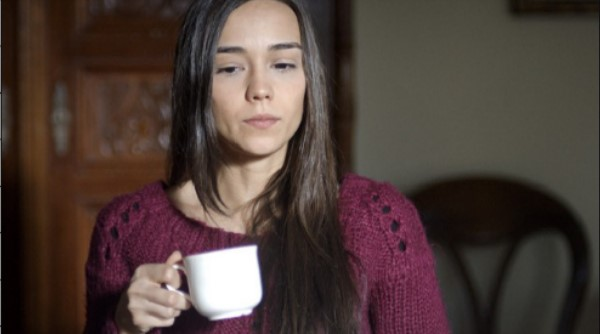
#> input picture VisualMaterials/Photos/lady2.jpg, 600 x 334 px
$ jupyter execute --allow-errors '#6.1_Face_Eye_Detection.ipynb'
#> lines starting #> are read from the running program, lines starting #| are printed output that depends on the picture; after the words box and inside, x2 and y2 are one past the last pixel; in counts of white or black regions, pixels touching at a corner belong together
### Day6/utils.py
import cv2 as cv
import numpy as np

def show_img(img, img_name="Unknown"):
    cv.imshow(img_name, img)
    cv.waitKey(0)
    cv.destroyAllWindows()

### Day6/#6.1_Face_Eye_Detection.ipynb
[cell 1]
"""
Tutor MSAHIN
You can reach me on youtube, twitter, linkedin, medium and github with my @datasciengine username.
"""

[cell 2]
import cv2 as cv
import matplotlib.pyplot as plt
import numpy as np
import sys
from utils import show_img

## Resimden Yüz Bulma

[cell 3]
img = cv.imread('../VisualMaterials/Photos/people_1.jpg')
show_img(img,"People")

#> (a cell that did not finish here is left out)

## Haar Cascade

[cell 5]
haar_cascade = cv.CascadeClassifier('haarcascade_frontalface_default.xml')
haar_cascade

[cell 6]
dir(haar_cascade)

#> (a cell that did not finish here is left out)

#> (a cell that did not finish here is left out)

#> (a cell that did not finish here is left out)

#> (a cell that did not finish here is left out)

## Function

[cell 11]
def detect_faces(img_path):

    img = cv.imread(img_path)
    gray = cv.cvtColor(img, cv.COLOR_BGR2GRAY)

    haar_cascade = cv.CascadeClassifier('haarcascade_frontalface_default.xml')

    faces_coords = haar_cascade.detectMultiScale(gray,
                                               scaleFactor = 1.1,
                                               minNeighbors = 2)

    print(f"{len(faces_coords)} adet yüz tespit edildi.")

    for (x,y,w,h) in faces_coords:
        cv.rectangle(img, # hangi imgenin üstüne dikdörtgen çizmek istiyoruz?
                     (x,y), # x ve y başlangıç axis değerleri nedir? koordinat değerleri
                     (x+w,y+h), # x ve y axisinin width ve height eklenmiş değerleri nedir? koordinat değerleri
                     (0,255,0), # yeşil olsun diyoruz, hatırla B,G,R!
                     thickness=1) # kalinlik 1 olsun.

    show_img(img, "Detected Faces")

#> (a cell that did not finish here is left out)

[cell 13]
detect_faces(img_path = "../VisualMaterials/Photos/lady2.jpg")
#> call 2 of detect_faces, with img_path = '../VisualMaterials/Photos/lady2.jpg'
#> in detect_faces, img is the input picture: shape (334, 600, 3); mean B, G, R 57, 62.3, 78.3
#> in detect_faces (call 2), `gray = cv.cvtColor(img, cv.COLOR_BGR2GRAY)`:
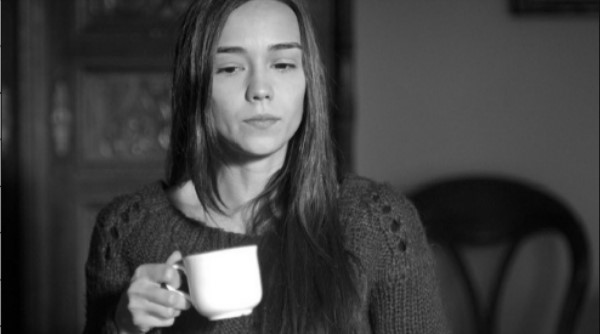
#> gray: shape (334, 600); min 0, max 255, mean 66.5
#> in detect_faces (call 2), `faces_coords = haar_cascade.detectMultiScale(gray, scaleFactor = 1.1, ..`: faces_coords = [[165, 253, 26, 26], [195, 15, 127, 127]]
#| 2 adet yüz tespit edildi.
#> the loop in detect_faces (call 2), `for (x,y,w,h) in faces_coords:` made 2 passes
#> after the loop in detect_faces (call 2), `for (x,y,w,h) in faces_coords:`:
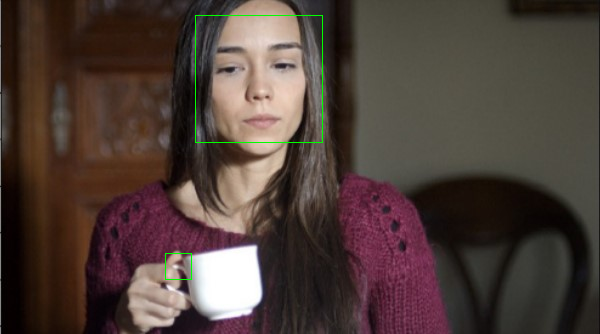
#> img: shape (334, 600, 3); 0.31% of pixels changed, all inside (x1, y1, x2, y2) = (165, 15, 323, 280)

#> (a cell that did not finish here is left out)


[cell 15]
detect_faces(img_path = "../VisualMaterials/Photos/cows.jpg")
#> call 4 of detect_faces, with img_path = '../VisualMaterials/Photos/cows.jpg'
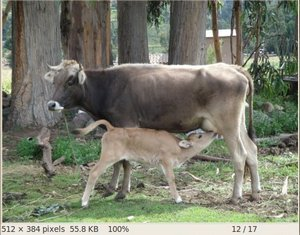
#> input picture VisualMaterials/Photos/cows.jpg, 300 x 235 px
#> in detect_faces, img is the input picture: shape (235, 300, 3); mean B, G, R 108.8, 123.9, 121.8
#> in detect_faces (call 4), `gray = cv.cvtColor(img, cv.COLOR_BGR2GRAY)`:
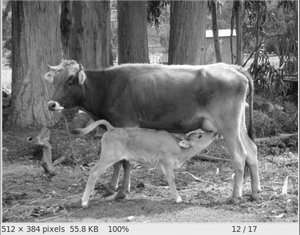
#> gray: shape (235, 300); min 6, max 255, mean 121.6
#> in detect_faces (call 4), `faces_coords = haar_cascade.detectMultiScale(gray, scaleFactor = 1.1, ..`: faces_coords = ()
#| 0 adet yüz tespit edildi.
